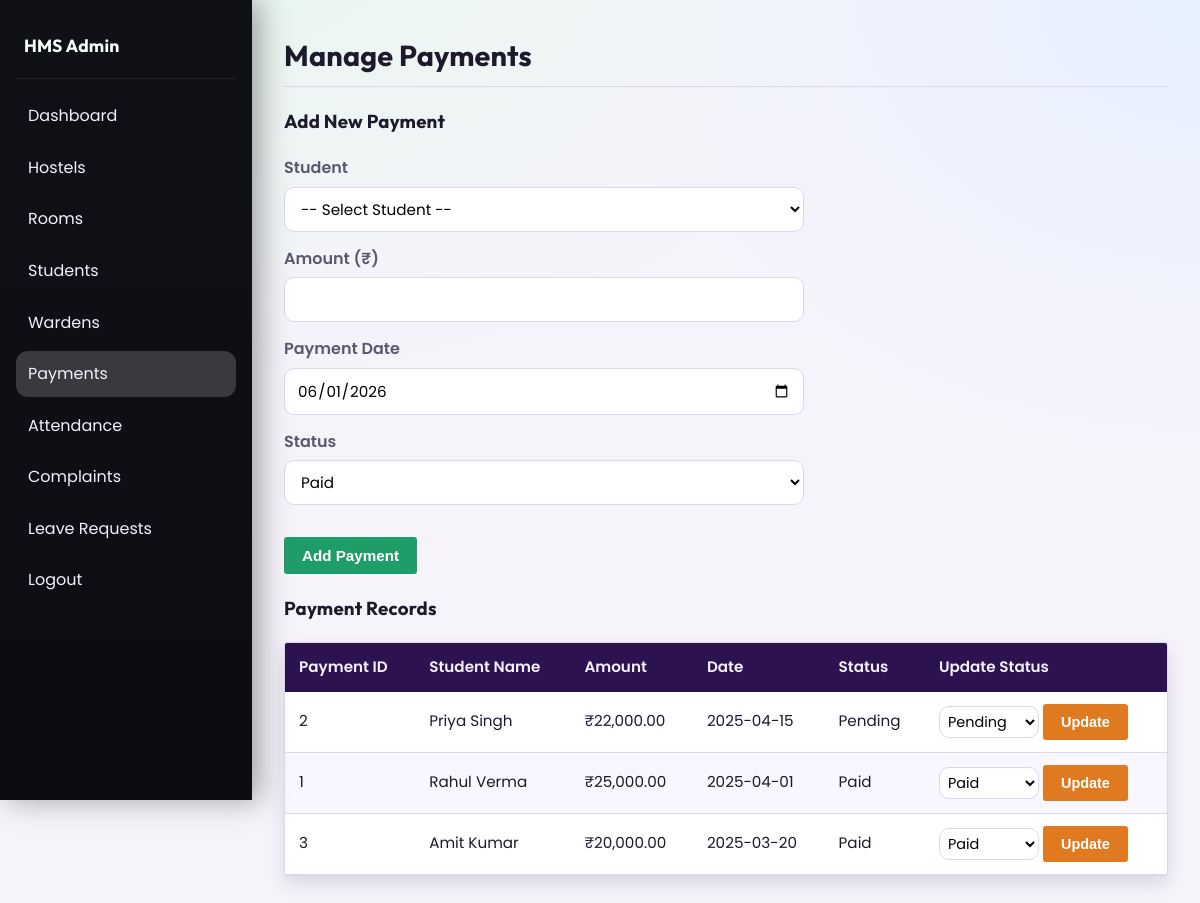
The page /admin/manage_payments.php (signed in) on the database its author committed.
### tables this page shows
CREATE TABLE payment (
  Payment_id INT AUTO_INCREMENT PRIMARY KEY,
  Payment_Date DATE,
  amount DECIMAL(10,2),
  status ENUM('Paid','Pending','Overdue') DEFAULT 'Pending',
  Student_id INT,
  FOREIGN KEY (Student_id) REFERENCES student(Student_id) ON DELETE CASCADE
);

CREATE TABLE student (
  Student_id INT AUTO_INCREMENT PRIMARY KEY,
  name VARCHAR(100) NOT NULL,
  username VARCHAR(50) NOT NULL UNIQUE,
  password VARCHAR(255) NOT NULL,
  gender ENUM('Male','Female','Other') NOT NULL,
  course VARCHAR(100),
  semester INT,
  phone VARCHAR(15),
  email VARCHAR(100),
  Room_id INT,
  FOREIGN KEY (Room_id) REFERENCES room(Room_id) ON DELETE SET NULL
);

### admin/manage_payments.php (the view, shortened to what this page needs)
<?php
include '../config.php';
$payments = [];
$res = $conn->query("SELECT p.*, s.name FROM payment p JOIN student s ON p.Student_id = s.Student_id ORDER BY p.Payment_Date DESC");
if ($res) { while ($row = $res->fetch_assoc()) { $payments[] = $row; } }
?>
<!DOCTYPE html>
<html>
<head>
    <link rel="stylesheet" href="../style.css">
</head>
<body>
<div class="admin-layout">
    <div class="sidebar">
        <h2> HMS Admin</h2>
        <a href="dashboard.php"> Dashboard</a>
        <a href="manage_hostels.php"> Hostels</a>
        <a href="manage_rooms.php"> Rooms</a>
        <a href="manage_students.php"> Students</a>
        <a href="manage_wardens.php"> Wardens</a>
        <a href="manage_payments.php" class="active"> Payments</a>
        <a href="manage_attendance.php"> Attendance</a>
        <a href="manage_complaints.php"> Complaints</a>
        <a href="manage_leaves.php"> Leave Requests</a>
        <a href="../logout.php"> Logout</a>
    </div>
    <div class="main-content">
        <h2> Manage Payments</h2>
        <h3 class="mt-20">Add New Payment</h3>
        <form method="POST" action="">
            <label for="student_id">Student</label>
            <select name="student_id" required>
                <option value="">-- Select Student --</option>
            </select>
            <label for="amount">Amount (₹)</label>
            <input type="number" name="amount" step="0.01" min="1" required>
            <label for="date">Payment Date</label>
            <input type="date" name="date" required value="<?php echo date('Y-m-d'); ?>">
            <label for="status">Status</label>
            <select name="status" required>
                <option value="Paid">Paid</option>
            </select>
            <div class="form-actions">
                <button type="submit" class="btn btn-primary">Add Payment</button>
            </div>
        </form>
        <h3 class="mt-20">Payment Records</h3>
        <table>
            <thead>
                <tr>
                    <th>Payment ID</th>
                    <th>Student Name</th>
                    <th>Amount</th>
                    <th>Date</th>
                    <th>Status</th>
                    <th>Update Status</th>
                </tr>
            </thead>
            <tbody>
                <?php if (count($payments) === 0): ?>
                    <tr><td colspan="6" style="text-align:center;">No payments found.</td></tr>
                <?php else: ?>
                    <?php foreach ($payments as $p): ?>
                        <tr>
                            <td><?php echo $p['Payment_id']; ?></td>
                            <td><?php echo htmlspecialchars($p['name']); ?></td>
                            <td>₹<?php echo number_format($p['amount'], 2); ?></td>
                            <td><?php echo htmlspecialchars($p['Payment_Date']); ?></td>
                            <td><?php echo htmlspecialchars($p['status']); ?></td>
                            <td>
                                <form method="POST" action="" style="display:inline;">
                                    <select name="status" required style="width:100px; padding:4px; margin:0;">
                                        <option value="Paid" <?php echo ($p['status'] == 'Paid') ? 'selected' : ''; ?>>Paid</option>
                                        <option value="Pending" <?php echo ($p['status'] == 'Pending') ? 'selected' : ''; ?>>Pending</option>
                                    </select>
                                    <button type="submit" class="btn btn-warning">Update</button>
                                </form>
                            </td>
                        </tr>
                    <?php endforeach; ?>
                <?php endif; ?>
            </tbody>
        </table>
    </div>
</div>
</body>
</html>

### style.css (style rules this page uses)
*, *::before, *::after { box-sizing: border-box; margin: 0; padding: 0; }
:root { --bg: #f6f3fb; --bg-accent: #efe7fb; --surface: #ffffff; --surface-2: #f8f6ff; --text: #1c1a2b; --muted: #5c5870; --border: #ddd6ef; --primary: #1f9d68; --primary-600: #178458; --primary-700: #126b47; --success: #1c8c64; --warning: #e07a21; --danger: #b33a4c; --info: #2f6fed; --sidebar-bg: #0f1116; --sidebar-bg-2: #0b0d12; --sidebar-text: #f4efff; --sidebar-hover: rgba(255, 255, 255, 0.09); --sidebar-active: rgba(255, 255, 255, 0.18); --sidebar-width: 252px; --radius: 3px; --radius-sm: 3px; --shadow: 0 18px 40px rgba(10, 16, 24, 0.18); --shadow-soft: 0 8px 18px rgba(10, 16, 24, 0.12); }
body { font-family: "Poppins", "Helvetica Neue", sans-serif; color: var(--text); line-height: 1.6; background: radial-gradient(1200px 800px at 15% -10%, #e6f7ee 0%, transparent 60%), radial-gradient(900px 700px at 100% 0%, #e6f0ff 0%, transparent 65%), var(--bg); min-height: 100vh; }
h1, h2, h3, h4 { font-family: "Outfit", "Times New Roman", serif; letter-spacing: 0.2px; }
a { text-decoration: none; color: var(--primary); }
.admin-layout, .layout { display: flex; min-height: 100vh; }
.sidebar { width: var(--sidebar-width); background: linear-gradient(180deg, var(--sidebar-bg), var(--sidebar-bg-2)); min-height: 100vh; padding: 24px 16px; position: fixed; top: 0; left: 0; height: 100vh; overflow-y: auto; color: var(--sidebar-text); box-shadow: 8px 0 28px rgba(4, 6, 10, 0.35); }
.sidebar h2 { color: #f6fffb; text-align: left; padding: 8px 8px 18px; font-size: 1.1em; border-bottom: 1px solid rgba(255, 255, 255, 0.08); margin-bottom: 14px; }
.sidebar a { color: var(--sidebar-text); padding: 10px 12px; display: block; border-radius: 12px; margin-bottom: 6px; transition: background 0.2s ease, transform 0.2s ease; }
.sidebar a.active { background: var(--sidebar-active); }
.main-content, .main { flex: 1; padding: 32px; margin-left: var(--sidebar-width); width: calc(100% - var(--sidebar-width)); }
.main-content h1, .main-content h2, .main h2 { color: var(--text); margin-bottom: 18px; font-size: 1.8em; border-bottom: 1px solid var(--border); padding-bottom: 8px; }
table { width: 100%; border-collapse: separate; border-spacing: 0; margin: 18px 0; background: var(--surface); border: 1px solid var(--border); border-radius: var(--radius-sm); overflow: hidden; box-shadow: var(--shadow-soft); }
table th, table td { padding: 12px 14px; border-bottom: 1px solid var(--border); text-align: left; font-size: 0.95em; }
table thead th { background: #2c1350; color: #f5f0ff; font-weight: 600; border-bottom: 0; }
table tbody tr:nth-child(even) { background: var(--surface-2); }
form { margin: 18px 0; }
label { display: block; margin-bottom: 6px; font-weight: 600; color: var(--muted); }
input[type="text"], input[type="password"], input[type="email"], input[type="number"], input[type="date"], input[type="tel"], select, textarea { width: 100%; max-width: 520px; padding: 10px 12px; border: 1px solid var(--border); border-radius: 10px; margin-bottom: 14px; font-size: 0.95em; font-family: "Poppins", "Helvetica Neue", sans-serif; background: #fff; transition: border 0.2s ease, box-shadow 0.2s ease; }
.btn { padding: 10px 18px; border: none; border-radius: var(--radius); cursor: pointer; font-size: 0.95em; font-weight: 600; display: inline-flex; align-items: center; gap: 6px; text-align: center; transition: transform 0.2s ease, box-shadow 0.2s ease, background 0.2s ease; }
.btn-primary { background: var(--primary); color: #fff; }
.btn-warning { background: var(--warning); color: #fff; }
.form-actions { margin-top: 18px; display: flex; gap: 10px; flex-wrap: wrap; }
.mt-20 { margin-top: 20px; }

### rows shown on the page
payment: Payment_id "2", Student.name "Priya Singh", amount "22,000.00", Payment_Date "2025-04-15", status "Pending"
payment: Payment_id "1", Student.name "Rahul Verma", amount "25,000.00", Payment_Date "2025-04-01", status "Paid"
payment: Payment_id "3", Student.name "Amit Kumar", amount "20,000.00", Payment_Date "2025-03-20", status "Paid"
